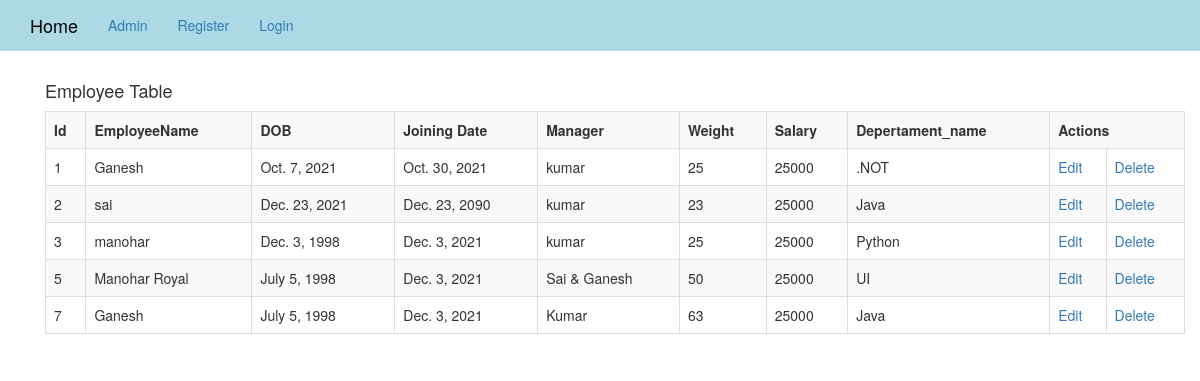
Screenshot of /fil with the database file from the repository.
### layout/models.py (models this page shows, shortened)
class Employee(models.Model):
    employee_name=models.CharField(max_length=250)
    dob=models.DateField()
    joining_date=models.DateField()
    manager=models.CharField(max_length=250)
    weight=models.IntegerField()
    salary=models.BigIntegerField()
    department=models.ForeignKey(Department,on_delete=models.CASCADE)
    city=models.CharField(max_length=250)

class Department(models.Model):
    department_name=models.CharField(max_length=50)
    def __str__(self):
        return self.department_name

### layout/views.py (the view)
# urls.py: path('fil', views.filtr, name='fil'),
def filtr(request):
    emp=Employee.objects.filter(salary=25000)
    return render(request,'fil.html',{'emp':emp})

### Templates/fil.html
<!DOCTYPE html>
{% extends 'index.html' %}
{% load static %}
{% block body_block %}
<div class="container">
    <h4 style=""text=-align:cnter;">Employee Table</h4>
    <table class="table table-striped table-bordered table-sm">
        <tr>
            <th>Id</th>
            <th>EmployeeName</th>
            <th>DOB</th>
            <th>Joining Date</th>
            <th>Manager</th>
            <th>Weight</th>
            <th>Salary</th>
            <th>Depertament_name</th>
            <th colspan="2">Actions</th>
        </tr>
        {% for i in emp %}
        <tr>
            <td>{{i.id}}</td>
            <td>{{i.employee_name}}</td>
            <td>{{i.dob}}</td>
            <td>{{i.joining_date}}</td>
            <td>{{i.manager}}</td>
            <td>{{i.weight}}</td>
            <td>{{i.salary}}</td>
            <td>{{i.department}}</td>
            <td><a href="{% url 'edit' i.id %}" >Edit</a></td>
            <td><a href="{% url 'delete' i.id %}">Delete</a></td>
        </tr>
        {% endfor %}
    </table>
</div>
{% endblock %}

### Templates/index.html (shortened to what this page needs)
{% load static %}
<!DOCTYPE html>
<html lang="en">
<head>
  <link rel="stylesheet" href="https://maxcdn.bootstrapcdn.com/bootstrap/3.3.7/css/bootstrap.min.css" />
  <link rel="stylesheet" href="https://cdnjs.cloudflare.com/ajax/libs/font-awesome/4.7.0/css/font-awesome.min.css">
    <link rel="stylesheet" href="https://stackpath.bootstrapcdn.com/bootstrap/3.4.1/css/bootstrap.min.css">
</head>
<body>
<nav class="navbar  navbar-custom navbar-static-top"  >
    <div class="container">
        <ul class="nav navbar-nav">
            <li><a class="navbar-brand" href="{% url 'main' %}">Home</a> </li>
            <li><a class="navbar-link"  href="{% url 'admin:index' %}">Admin</a></li>
            {% if user.is_authenticated %}
            <li><a class="navabar-link" href="{% url 'user_logout' %}">Logout</a> </li>
            <li><a class="navbar-text-right"  href="{% url 'main' %}">{{user.username}}</a></li>
            {% else %}
             <li><a class="navbar-link"  href="{% url 'register' %}">Register</a></li>
            <li><a class="navbar-link" href="{% url 'login' %}">Login</a> </li>
            {% endif %}
        </ul>
    </div>
</nav>
<div class="container">
{% block body_block %}
{% endblock %}
</div>
</body>
</html>

### Templates/index.html (style rules this page uses)
.navbar-custom { background-color: lightblue; }
.navbar-custom .navbar-brand, .navbar-custom .navbar-text { color:black; }

### rows the page displays
Employee: id "1", employee_name "Ganesh", dob "Oct. 7, 2021", joining_date "Oct. 30, 2021", manager "kumar", weight "25", salary "25000", department ".NOT"
Employee: id "2", employee_name "sai", dob "Dec. 23, 2021", joining_date "Dec. 23, 2090", manager "kumar", weight "23", salary "25000", department "Java"
Employee: id "3", employee_name "manohar", dob "Dec. 3, 1998", joining_date "Dec. 3, 2021", manager "kumar", weight "25", salary "25000", department "Python"
Employee: id "5", employee_name "Manohar Royal", dob "July 5, 1998", joining_date "Dec. 3, 2021", manager "Sai & Ganesh", weight "50", salary "25000", department "UI"
Employee: id "7", employee_name "Ganesh", dob "July 5, 1998", joining_date "Dec. 3, 2021", manager "Kumar", weight "63", salary "25000", department "Java"
